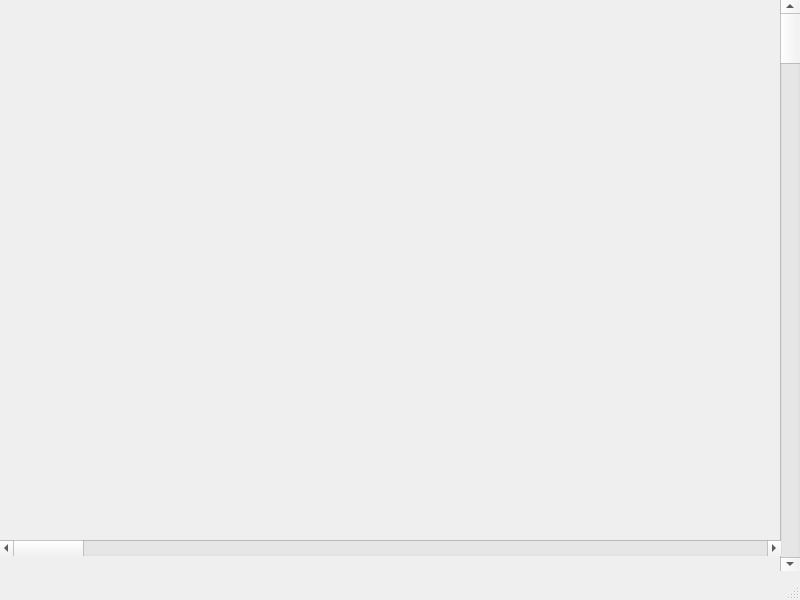
<?xml version="1.0" encoding="UTF-8"?>
<ui version="4.0">
 <class>MainWindow</class>
 <widget class="QMainWindow" name="MainWindow">
  <property name="geometry">
   <rect>
    <x>0</x>
    <y>0</y>
    <width>800</width>
    <height>600</height>
   </rect>
  </property>
  <property name="windowTitle">
   <string>MainWindow</string>
  </property>
  <widget class="QWidget" name="centralwidget">
   <widget class="QLabel" name="label">
    <property name="geometry">
     <rect>
      <x>340</x>
      <y>220</y>
      <width>101</width>
      <height>111</height>
     </rect>
    </property>
    <property name="text">
     <string/>
    </property>
    <property name="pixmap">
     <pixmap>center.png</pixmap>
    </property>
    <property name="scaledContents">
     <bool>true</bool>
    </property>
   </widget>
   <widget class="QLabel" name="label_2">
    <property name="geometry">
     <rect>
      <x>30</x>
      <y>50</y>
      <width>171</width>
      <height>71</height>
     </rect>
    </property>
    <property name="mouseTracking">
     <bool>false</bool>
    </property>
    <property name="text">
     <string/>
    </property>
    <property name="pixmap">
     <pixmap>probe1.png</pixmap>
    </property>
   </widget>
   <widget class="QLabel" name="label_3">
    <property name="geometry">
     <rect>
      <x>600</x>
      <y>60</y>
      <width>171</width>
      <height>61</height>
     </rect>
    </property>
    <property name="mouseTracking">
     <bool>false</bool>
    </property>
    <property name="text">
     <string/>
    </property>
    <property name="pixmap">
     <pixmap>probe2.png</pixmap>
    </property>
   </widget>
   <widget class="QScrollBar" name="verticalScrollBar">
    <property name="geometry">
     <rect>
      <x>780</x>
      <y>0</y>
      <width>20</width>
      <height>571</height>
     </rect>
    </property>
    <property name="orientation">
     <enum>Qt::Vertical</enum>
    </property>
   </widget>
   <widget class="QScrollBar" name="horizontalScrollBar">
    <property name="geometry">
     <rect>
      <x>0</x>
      <y>540</y>
      <width>781</width>
      <height>16</height>
     </rect>
    </property>
    <property name="orientation">
     <enum>Qt::Horizontal</enum>
    </property>
   </widget>
  </widget>
  <widget class="QMenuBar" name="menubar">
   <property name="geometry">
    <rect>
     <x>0</x>
     <y>0</y>
     <width>800</width>
     <height>21</height>
    </rect>
   </property>
  </widget>
  <widget class="QStatusBar" name="statusbar"/>
 </widget>
 <resources/>
 <connections/>
</ui>
